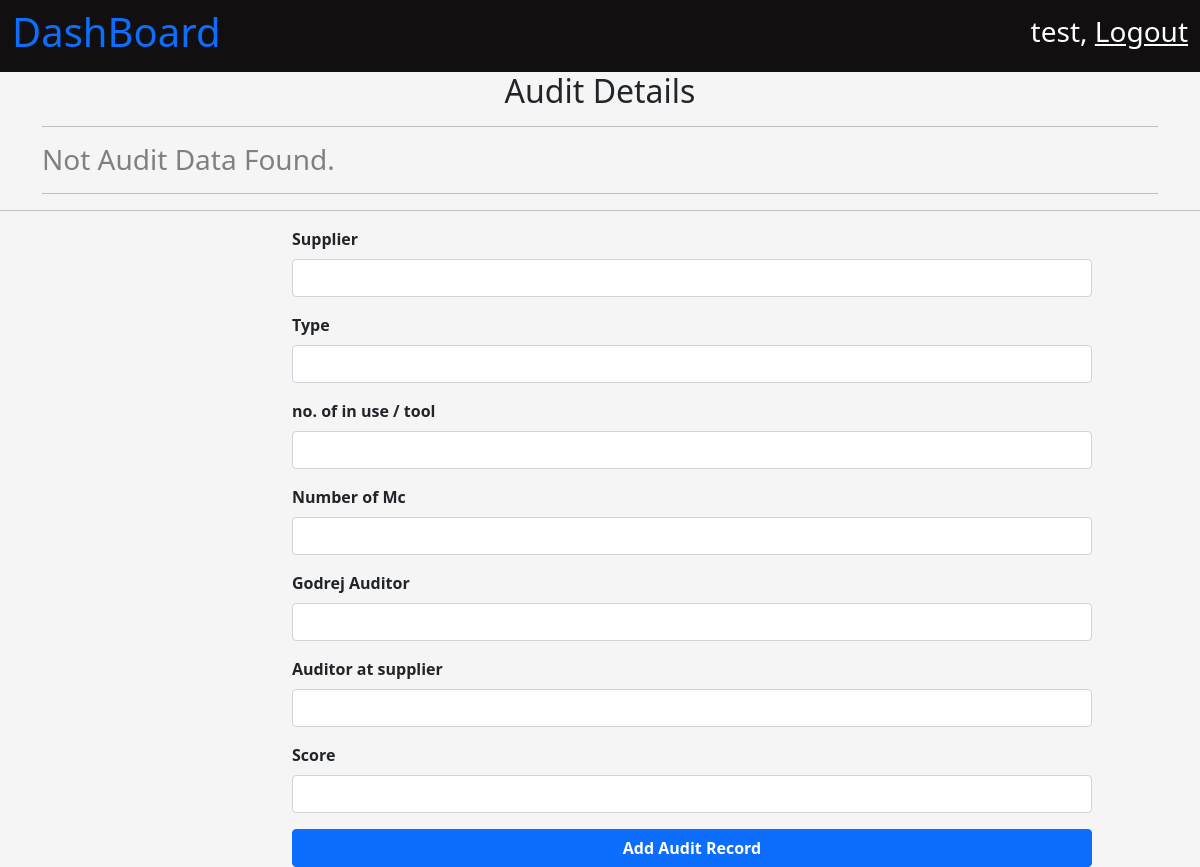
Page /quality/auditTrack/ (signed in) on the earlier database version.
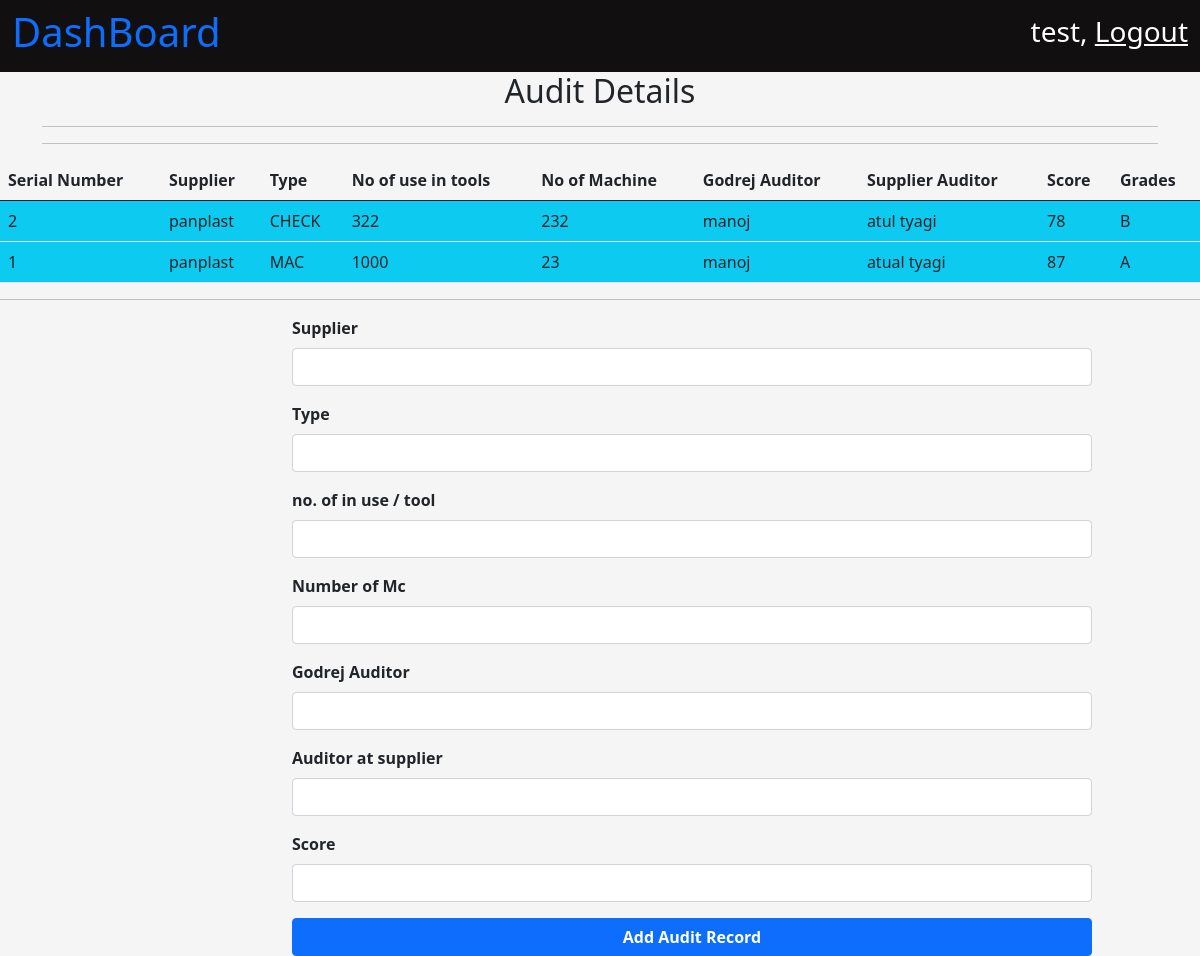
Same page on the later database version.
### MouldQuality/models.py (models this page shows)
class AuditTrack(models.Model):
    audit_id = models.AutoField(primary_key=True)
    supplier = models.CharField(max_length=200)
    audit_type = models.CharField(max_length=20)
    tools = models.IntegerField()
    no_of_machine = models.IntegerField()
    godrej_auitor = models.CharField(max_length=50)
    supplier_audito = models.CharField(max_length=50)
    both_side_done = models.BooleanField(default = False)
    score = models.IntegerField(null=True)
    def grade(self):
        if self.score is None:
            return "-"
        elif self.score >= 90:
            return "S"
        elif self.score >= 80:
            return "A"
        elif self.score >= 70:
            return "B"
        elif self.score >= 60:
            return "C"
        elif self.score >= 50:
            return "D"
        else:
            return "E"

### MouldQuality/views.py (the view, shortened to what this page needs)
# urls.py: path('auditTrack/', views.audit_track, name = "Audit"),
@login_required
def audit_track(request):
    context = {}
    audit_data_list = AuditTrack.objects.all()[::-1] # list of all audit.
    context['AUDIT_DATA'] = audit_data_list
    if len(audit_data_list) == 0:
        context['NO_DATA'] = True
    return render(request, 'quality/audit_track.html', context)

### MouldQuality/templates/quality/audit_track.html (shortened to what this page needs)
{% extends 'base.html' %}
{% load static %}
{% block title %}
    <link
        rel="stylesheet"
        href="{% static 'css/dashboard.css' %}" >
{% endblock %}
{% block body_content %}
    <nav
        class="navbar navbar-light dashboard_nav">
        <div class="container-fluid dashboard_nav">
            <p class="h1 dashboard_title">
                <a href="{% url 'homePage' %}" style="text-decoration:None;">
                  DashBoard
                </a>
            </p>
            <div class="user_data">
                <p class="h3">
                    {{ request.user.first_name }},
                    <a href="{% url 'userLogout' %}">
                        Logout
                    </a>
                </p>
            </div>
        </div>
    </nav>
    <div class="container">
        <p class="h2" style="text-align:center;">
            Audit Details
        </p>
        <hr />
        {% if NO_DATA  %}
            <p class="h3" style="color : gray;">
                Not Audit Data Found.
            </p>
        {% endif %}
        <hr />
    </div>
        {% if not NO_DATA %}
            <table class="table">
                <thead>
                    <th class="col">
                        Serial Number
                    </th>
                    <th class="col">
                        Supplier
                    </th>
                    <th class="col">
                        Type
                    </th>
                    <th class="col">
                        No of use in tools
                    </th>
                    <th class="col">
                        No of Machine
                    </th>
                    <th class="col">
                        Godrej Auditor
                    </th>
                    <th class="col">
                        Supplier Auditor
                    </th>
                    <th class="col">
                        Score
                    </th>
                    <th class="col">
                        Grades
                    </th>
                </thead>
                <tbody>
                    {% for data in AUDIT_DATA %}
                        <tr class="bg-info">
                            <td>
                                {{   data.audit_id }}
                            </td>
                            <td>
                                {{ data.supplier }}
                            </td>
                            <td>
                                {{ data.audit_type }}
                            </td>
                            <td>
                                {{ data.tools }}
                            </td>
                            <td>
                                {{ data.no_of_machine }}
                            </td>
                            <td>
                                {{ data.godrej_auitor }}
                            </td>
                            <td>
                                {{ data.supplier_audito }}
                            </td>
                            <td>
                                {{ data.score }}
                            </td>
                            <td>
                                {{ data.grade }}
                            </td>
                        </tr>
                    {% endfor %}
                </tbody>
            </table>
        {% endif %}
        <hr />
    <div class="container">
        <form action="{% url 'Audit' %}" autocomplete="off" method="POST" style="width : 800px;margin-left : 250px;">
            <div
                class="mb-3">
                <label
                    for="exampleInputEmail1"
                    class="form-label">
                    <b>
                    Supplier
                    </b>
                </label>
                <input
                type="text"
                name = "supplier"
                class="form-control"
                id="vendorName"
                required >
            </div>
            <div
                class="mb-3">
                <label
                    for="exampleInputEmail1"
                    class="form-label">
                    <b>
                    Type
                    </b>
                </label>
                <input
                type="text"
                name = "type"
                class="form-control"
                id="vendorName"
                required >
            </div>
            <div
                class="mb-3">
                <label
                    for="exampleInputEmail1"
                    class="form-label">
                    <b>
                    no. of in use / tool
                    </b>
                </label>
                <input
                type="number"
                name = "tools"
                class="form-control"
                id="vendorName"
                >
            </div>
            <div
                class="mb-3">
                <label
                    for="exampleInputEmail1"
                    class="form-label">
                    <b>
                     Number of Mc
                    </b>
                </label>
                <input
                type="number"
                name = "numberOfMachine"
                class="form-control"
                id="vendorName"
                >
            </div>
            <div
                class="mb-3">
                <label
                    for="exampleInputEmail1"
                    class="form-label">
                    <b>
                     Godrej Auditor
                    </b>
                </label>
                <input
                type="text"
                name = "gAuditor"
                class="form-control"
                id="vendorName"
                >
            </div>
            <div
                class="mb-3">
                <label
                    for="exampleInputEmail1"
                    class="form-label">
                    <b>
                     Auditor at supplier
                    </b>
                </label>
                <input
                type="text"
                name = "sAuditor"
                class="form-control"
                id="vendorName"
                 >
            </div>
            <div
                class="mb-3">
                <label
                    for="exampleInputEmail1"
                    class="form-label">
                    <b>
                     Score
                    </b>
                </label>
                <input
                type="number"
                name = "score"
                class="form-control"
                id="vendorName"
                 >
            </div>
        <button type="submit" class="btn btn-primary" style="width :800px;"><b>Add Audit Record</b></button>
        </form>
    </div>
{% endblock %}

### user/templates/base.html (shortened to what this page needs)
<!doctype html>
<html lang="en">
  <head>
    <link href="https://cdn.jsdelivr.net/npm/bootstrap@5.0.2/dist/css/bootstrap.min.css" rel="stylesheet">
        {% block title %}
        {% endblock %}
  </head>
  <body>
    {% block body_content %}{% endblock %}
  </body>
</html>

### user_panel/static/css/dashboard.css (style rules this page uses)
body { background-color: whitesmoke; }
nav.dashboard_nav { background-color: rgb(17, 15, 15); }
nav.dashboard_nav div.dashboard_nav { color : white; }
nav.dashboard_nav div.user_data p a { color: white; }

Differences in the rows shown:
added AuditTrack: audit_id "2", supplier "panplast", audit_type "CHECK", tools "322", no_of_machine "232", godrej_auitor "manoj", supplier_audito "atul tyagi", score "78", grade "B"
added AuditTrack: audit_id "1", supplier "panplast", audit_type "MAC", tools "1000", no_of_machine "23", godrej_auitor "manoj", supplier_audito "atual tyagi", score "87", grade "A"
Other differences:
text no longer shown: "Not Audit Data Found."
text now shown: "Serial Number Supplier Type No of use in tools No of Machine Godrej Auditor Supplier Auditor Score Grades"
